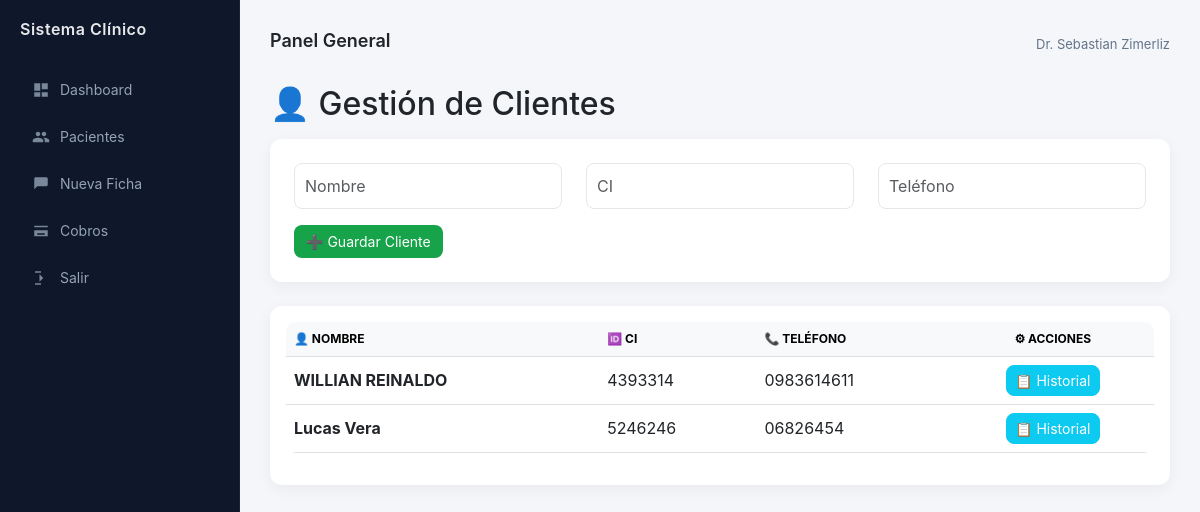
Page /clientes (signed in) on the committed database.
### models.py (models this page shows)
class Cliente(db.Model):
    id = db.Column(db.Integer, primary_key=True)
    nombre = db.Column(db.String(100))
    ci = db.Column(db.String(20), unique=True)
    telefono = db.Column(db.String(20))

### routes/clientes.py (the view, shortened to what this page needs)
@app.route("/clientes", methods=["GET", "POST"])
@login_required
def clientes():
    return render_template("clientes.html", clientes=Cliente.query.all())

### app.py (called while the page is built)
@login_manager.user_loader
def load_user(user_id):
    return Usuario.query.get(int(user_id))

### templates/clientes.html
{% extends "base.html" %}
{% block content %}
<h2 class="mb-3">👤 Gestión de Clientes</h2>
<div class="card p-4 mb-4">
<form method="POST">
<div class="row">
    <div class="col-md-4">
        <input name="nombre" placeholder="Nombre" class="form-control" required>
    </div>
    <div class="col-md-4">
        <input name="ci" placeholder="CI" class="form-control">
    </div>
    <div class="col-md-4">
        <input name="telefono" placeholder="Teléfono" class="form-control">
    </div>
</div>
<button class="btn btn-success mt-3">➕ Guardar Cliente</button>
</form>
</div>
<div class="card p-3">
<table class="table table-hover align-middle">
<thead class="table-light">
<tr>
    <th>👤 Nombre</th>
    <th>🆔 CI</th>
    <th>📞 Teléfono</th>
    <th class="text-center">⚙ Acciones</th>
</tr>
</thead>
<tbody>
{% for c in clientes %}
<tr>
<td><strong>{{ c.nombre }}</strong></td>
<td>{{ c.ci }}</td>
<td>{{ c.telefono }}</td>
<td class="text-center">
    <a href="/historial/{{ c.id }}" class="btn btn-sm btn-info text-white">
        📋 Historial
    </a>
</td>
</tr>
{% endfor %}
</tbody>
</table>
</div>
{% endblock %}

### templates/base.html (style rules this page uses)
body { margin: 0; font-family: 'Inter', 'Segoe UI', sans-serif; background: #f4f6f9; }
.card { border: none; border-radius: 12px; background: white; box-shadow: 0px 4px 15px rgba(0,0,0,0.05); transition: 0.15s; }
.form-control { border-radius: 8px; border: 1px solid #e5e7eb; padding: 10px; }
.btn { border-radius: 8px; font-size: 14px; }
.btn-success { background: #16a34a; border: none; }
.table { border-radius: 10px; overflow: hidden; }
.table thead { font-size: 12px; text-transform: uppercase; color: #64748b; }

### rows in the picture
Cliente: nombre "WILLIAN REINALDO", ci "4393314", telefono "0983614611"
Cliente: nombre "Lucas Vera", ci "5246246", telefono "06826454"
